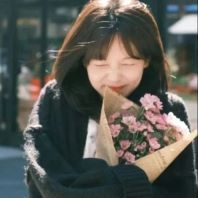
#> input picture ruoyi-fastapi-frontend/react/mobile/src/assets/images/profile.jpg, 198 x 198 px
$ python -i storage_service.py   (imports and definitions only)
#> lines starting #> are read from the running program, lines starting #| are printed output that depends on the picture
"""受控文件存储：显式配置、挂载核验、不可覆盖的随机存储键。"""

import hashlib
import json
import os
import re
import stat
import subprocess
import uuid
from contextlib import contextmanager
from dataclasses import dataclass
from pathlib import Path

from PIL import Image

from exceptions.exception import ServiceWarning


@dataclass(frozen=True)
class StoragePolicy:
    root: str
    mode: str
    source: str
    max_bytes: int
    max_pixels: int
    ffprobe: str = 'ffprobe'
    part_size: int = 32 * 1024 * 1024

    @classmethod
    def from_environment(cls):
        """缺少容量策略时关闭上传，不把缺配置解释为无限制。"""
        try:
            policy = cls(
                root=os.environ['HF_STORAGE_ROOT'],
                mode=os.environ['HF_STORAGE_MODE'],
                source=os.environ.get('HF_NAS_SOURCE', ''),
                max_bytes=int(os.environ['HF_UPLOAD_MAX_BYTES']),
                max_pixels=int(os.environ['HF_IMAGE_MAX_PIXELS']),
                ffprobe=os.environ.get('HF_FFPROBE', 'ffprobe'),
            )
            if policy.max_bytes <= 0 or policy.max_pixels <= 0 or policy.mode not in ('nas', 'local-test'):
                raise ValueError
            if policy.mode == 'local-test' and os.environ.get('APP_ENV', 'dev').strip().lower() not in (
                'dev',
                'test',
                'local',
            ):
                raise ValueError
            return policy
        except (KeyError, ValueError):
            raise ServiceWarning(
                message='尚未配置有效存储和媒体限制', data={'errorCode': 'STORAGE_UNAVAILABLE'}
            ) from None


class StorageService:
    """阻塞文件操作由调用方放入线程；不持有数据库事务。"""

    def __init__(self, policy=None):
        self.policy = policy or StoragePolicy.from_environment()

    @staticmethod
    def is_reparse(path):
        return bool(getattr(path.lstat(), 'st_file_attributes', 0) & getattr(stat, 'FILE_ATTRIBUTE_REPARSE_POINT', 0))

    @staticmethod
    def unavailable():
        raise ServiceWarning(message='存储不可用，请稍后重试', data={'errorCode': 'STORAGE_UNAVAILABLE'})

    # [201 lines left out: functions verify_root, _verify_root, open_key, remove_unbound_key, put_part, verify_media, not called in this run]

    def verify_file(self, handle, declared_mime):
        """媒体默认校验；管理文档由独立存储策略覆盖。"""
        return self.verify_media(handle)

    def accepts_verified_mime(self, actual_mime, declared_mime):
        """默认要求声明格式与实际格式一致。"""
        return actual_mime == declared_mime

    # [29 lines left out: function assemble, not called in this run]

>>> import cv2
>>> picture = cv2.imread('../../../ruoyi-fastapi-frontend/react/mobile/src/assets/images/profile.jpg', cv2.IMREAD_GRAYSCALE)
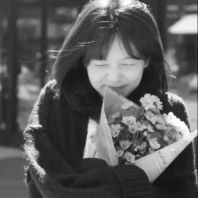
#> picture: shape (198, 198); min 14, max 255, mean 89.1
#> (the run stopped early here; a loop or call above may not have finished)
